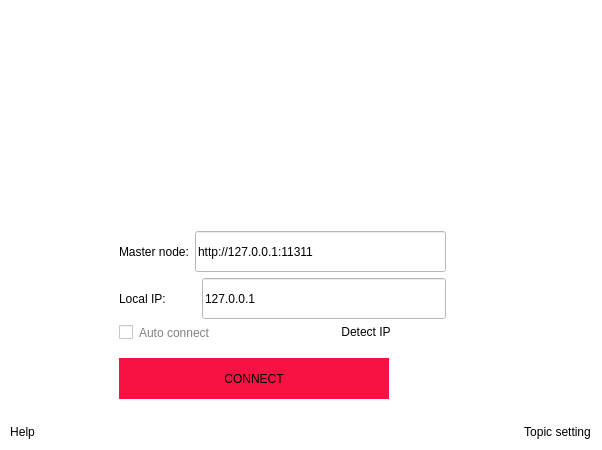
<?xml version="1.0" encoding="UTF-8"?>
<ui version="4.0">
 <class>LoginWidget</class>
 <widget class="QWidget" name="LoginWidget">
  <property name="geometry">
   <rect>
    <x>0</x>
    <y>0</y>
    <width>602</width>
    <height>450</height>
   </rect>
  </property>
  <property name="windowTitle">
   <string>login interface</string>
  </property>
  <property name="windowIcon">
   <iconset>
    <normaloff>:/resource/ico/QQ.png</normaloff>:/resource/ico/QQ.png</iconset>
  </property>
  <property name="styleSheet">
   <string notr="true">background-color:rgb(255, 255, 255);
padding:0;
</string>
  </property>
  <widget class="QStackedWidget" name="stackedWidget">
   <property name="geometry">
    <rect>
     <x>0</x>
     <y>0</y>
     <width>602</width>
     <height>515</height>
    </rect>
   </property>
   <property name="currentIndex">
    <number>0</number>
   </property>
   <widget class="QWidget" name="page">
    <layout class="QVBoxLayout" name="verticalLayout_2">
     <property name="spacing">
      <number>0</number>
     </property>
     <property name="leftMargin">
      <number>0</number>
     </property>
     <property name="topMargin">
      <number>0</number>
     </property>
     <property name="rightMargin">
      <number>0</number>
     </property>
     <property name="bottomMargin">
      <number>0</number>
     </property>
     <item>
      <widget class="QWidget" name="widgetBody" native="true">
       <property name="minimumSize">
        <size>
         <width>600</width>
         <height>300</height>
        </size>
       </property>
       <property name="maximumSize">
        <size>
         <width>99999</width>
         <height>99999</height>
        </size>
       </property>
       <widget class="QLabel" name="labelWeclcom">
        <property name="geometry">
         <rect>
          <x>0</x>
          <y>471</y>
          <width>16</width>
          <height>17</height>
         </rect>
        </property>
        <property name="text">
         <string/>
        </property>
        <property name="alignment">
         <set>Qt::AlignCenter</set>
        </property>
       </widget>
       <widget class="QLabel" name="labelWinIcon">
        <property name="geometry">
         <rect>
          <x>0</x>
          <y>549</y>
          <width>30</width>
          <height>30</height>
         </rect>
        </property>
        <property name="minimumSize">
         <size>
          <width>30</width>
          <height>30</height>
         </size>
        </property>
        <property name="maximumSize">
         <size>
          <width>30</width>
          <height>30</height>
         </size>
        </property>
        <property name="text">
         <string/>
        </property>
        <property name="pixmap">
         <pixmap>:/resource/images/QQ.png</pixmap>
        </property>
       </widget>
       <widget class="QLabel" name="labelWinTitle">
        <property name="geometry">
         <rect>
          <x>0</x>
          <y>520</y>
          <width>400</width>
          <height>29</height>
         </rect>
        </property>
        <property name="minimumSize">
         <size>
          <width>400</width>
          <height>29</height>
         </size>
        </property>
        <property name="maximumSize">
         <size>
          <width>400</width>
          <height>29</height>
         </size>
        </property>
        <property name="styleSheet">
         <string notr="true">color: #FFFFFF;</string>
        </property>
        <property name="text">
         <string/>
        </property>
       </widget>
       <widget class="QLabel" name="label_2">
        <property name="geometry">
         <rect>
          <x>0</x>
          <y>422</y>
          <width>16</width>
          <height>17</height>
         </rect>
        </property>
        <property name="text">
         <string/>
        </property>
       </widget>
       <widget class="QLabel" name="label_video">
        <property name="geometry">
         <rect>
          <x>0</x>
          <y>0</y>
          <width>600</width>
          <height>200</height>
         </rect>
        </property>
        <property name="minimumSize">
         <size>
          <width>600</width>
          <height>200</height>
         </size>
        </property>
        <property name="maximumSize">
         <size>
          <width>600</width>
          <height>200</height>
         </size>
        </property>
        <property name="palette">
         <palette>
          <active>
           <colorrole role="Button">
            <brush brushstyle="SolidPattern">
             <color alpha="255">
              <red>255</red>
              <green>255</green>
              <blue>255</blue>
             </color>
            </brush>
           </colorrole>
           <colorrole role="Window">
            <brush brushstyle="SolidPattern">
             <color alpha="255">
              <red>255</red>
              <green>255</green>
              <blue>255</blue>
             </color>
            </brush>
           </colorrole>
          </active>
          <inactive>
           <colorrole role="Button">
            <brush brushstyle="SolidPattern">
             <color alpha="255">
              <red>255</red>
              <green>255</green>
              <blue>255</blue>
             </color>
            </brush>
           </colorrole>
           <colorrole role="Window">
            <brush brushstyle="SolidPattern">
             <color alpha="255">
              <red>255</red>
              <green>255</green>
              <blue>255</blue>
             </color>
            </brush>
           </colorrole>
          </inactive>
          <disabled>
           <colorrole role="Button">
            <brush brushstyle="SolidPattern">
             <color alpha="255">
              <red>255</red>
              <green>255</green>
              <blue>255</blue>
             </color>
            </brush>
           </colorrole>
           <colorrole role="Window">
            <brush brushstyle="SolidPattern">
             <color alpha="255">
              <red>255</red>
              <green>255</green>
              <blue>255</blue>
             </color>
            </brush>
           </colorrole>
          </disabled>
         </palette>
        </property>
        <property name="text">
         <string/>
        </property>
       </widget>
       <widget class="QWidget" name="layoutWidget">
        <property name="geometry">
         <rect>
          <x>110</x>
          <y>210</y>
          <width>689</width>
          <height>212</height>
         </rect>
        </property>
        <layout class="QHBoxLayout" name="horizontalLayout_23">
         <property name="spacing">
          <number>0</number>
         </property>
         <item>
          <widget class="QWidget" name="widgetInput" native="true">
           <layout class="QVBoxLayout" name="verticalLayout_4">
            <item>
             <layout class="QVBoxLayout" name="verticalLayout_3">
              <item>
               <layout class="QVBoxLayout" name="verticalLayout">
                <item>
                 <layout class="QHBoxLayout" name="horizontalLayout_21">
                  <item>
                   <widget class="QLabel" name="label_6">
                    <property name="styleSheet">
                     <string notr="true">border:0px;

color:GRAY；</string>
                    </property>
                    <property name="text">
                     <string>Master node:</string>
                    </property>
                   </widget>
                  </item>
                  <item>
                   <widget class="QLineEdit" name="lineEditMasterIp">
                    <property name="minimumSize">
                     <size>
                      <width>0</width>
                      <height>41</height>
                     </size>
                    </property>
                    <property name="maximumSize">
                     <size>
                      <width>16777215</width>
                      <height>41</height>
                     </size>
                    </property>
                    <property name="text">
                     <string>http://127.0.0.1:11311</string>
                    </property>
                    <property name="placeholderText">
                     <string>master node address</string>
                    </property>
                   </widget>
                  </item>
                 </layout>
                </item>
                <item>
                 <layout class="QHBoxLayout" name="horizontalLayout_22">
                  <item>
                   <widget class="QLabel" name="label_7">
                    <property name="styleSheet">
                     <string notr="true">border:0px;

color:GRAY；</string>
                    </property>
                    <property name="text">
                     <string>Local IP:</string>
                    </property>
                   </widget>
                  </item>
                  <item>
                   <spacer name="horizontalSpacer_3">
                    <property name="orientation">
                     <enum>Qt::Horizontal</enum>
                    </property>
                    <property name="sizeType">
                     <enum>QSizePolicy::Preferred</enum>
                    </property>
                    <property name="sizeHint" stdset="0">
                     <size>
                      <width>30</width>
                      <height>20</height>
                     </size>
                    </property>
                   </spacer>
                  </item>
                  <item>
                   <widget class="QLineEdit" name="lineEditRosIp">
                    <property name="minimumSize">
                     <size>
                      <width>0</width>
                      <height>41</height>
                     </size>
                    </property>
                    <property name="maximumSize">
                     <size>
                      <width>16777215</width>
                      <height>41</height>
                     </size>
                    </property>
                    <property name="text">
                     <string>127.0.0.1</string>
                    </property>
                    <property name="echoMode">
                     <enum>QLineEdit::Normal</enum>
                    </property>
                    <property name="placeholderText">
                     <string>local address</string>
                    </property>
                   </widget>
                  </item>
                 </layout>
                </item>
                <item>
                 <layout class="QHBoxLayout" name="horizontalLayout">
                  <item>
                   <widget class="QCheckBox" name="checkBoxAutoLogin">
                    <property name="cursor">
                     <cursorShape>PointingHandCursor</cursorShape>
                    </property>
                    <property name="styleSheet">
                     <string notr="true">color:GRAY;</string>
                    </property>
                    <property name="text">
                     <string>Auto connect</string>
                    </property>
                    <property name="checked">
                     <bool>false</bool>
                    </property>
                   </widget>
                  </item>
                  <item>
                   <widget class="QPushButton" name="pushButton_auto">
                    <property name="cursor">
                     <cursorShape>PointingHandCursor</cursorShape>
                    </property>
                    <property name="styleSheet">
                     <string notr="true">border:0px;
color:GRAY；</string>
                    </property>
                    <property name="text">
                     <string>Detect IP</string>
                    </property>
                   </widget>
                  </item>
                 </layout>
                </item>
               </layout>
              </item>
             </layout>
            </item>
            <item>
             <widget class="QPushButton" name="btnLogin">
              <property name="minimumSize">
               <size>
                <width>270</width>
                <height>41</height>
               </size>
              </property>
              <property name="maximumSize">
               <size>
                <width>270</width>
                <height>41</height>
               </size>
              </property>
              <property name="cursor">
               <cursorShape>PointingHandCursor</cursorShape>
              </property>
              <property name="focusPolicy">
               <enum>Qt::NoFocus</enum>
              </property>
              <property name="toolTip">
               <string>connect</string>
              </property>
              <property name="styleSheet">
               <string notr="true">border:0px;
background-color:#F81243;
color:WHITE；
</string>
              </property>
              <property name="text">
               <string>CONNECT</string>
              </property>
             </widget>
            </item>
           </layout>
          </widget>
         </item>
         <item>
          <spacer name="horizontalSpacer_4">
           <property name="orientation">
            <enum>Qt::Horizontal</enum>
           </property>
           <property name="sizeHint" stdset="0">
            <size>
             <width>40</width>
             <height>20</height>
            </size>
           </property>
          </spacer>
         </item>
        </layout>
       </widget>
       <widget class="QWidget" name="layoutWidget">
        <property name="geometry">
         <rect>
          <x>10</x>
          <y>420</y>
          <width>581</width>
          <height>25</height>
         </rect>
        </property>
        <layout class="QHBoxLayout" name="horizontalLayout_20">
         <property name="spacing">
          <number>0</number>
         </property>
         <item>
          <widget class="QPushButton" name="pushButton_hellp">
           <property name="cursor">
            <cursorShape>PointingHandCursor</cursorShape>
           </property>
           <property name="styleSheet">
            <string notr="true">border:0px;
color:GRAY；</string>
           </property>
           <property name="text">
            <string>Help</string>
           </property>
          </widget>
         </item>
         <item>
          <spacer name="horizontalSpacer_2">
           <property name="orientation">
            <enum>Qt::Horizontal</enum>
           </property>
           <property name="sizeHint" stdset="0">
            <size>
             <width>40</width>
             <height>20</height>
            </size>
           </property>
          </spacer>
         </item>
         <item>
          <widget class="QPushButton" name="pushButton_setting">
           <property name="cursor">
            <cursorShape>PointingHandCursor</cursorShape>
           </property>
           <property name="styleSheet">
            <string notr="true">border:0px;
color:GRAY；</string>
           </property>
           <property name="text">
            <string>Topic setting</string>
           </property>
          </widget>
         </item>
        </layout>
       </widget>
       <widget class="QPushButton" name="btnWinMin">
        <property name="geometry">
         <rect>
          <x>541</x>
          <y>11</y>
          <width>20</width>
          <height>16</height>
         </rect>
        </property>
        <property name="cursor">
         <cursorShape>PointingHandCursor</cursorShape>
        </property>
        <property name="focusPolicy">
         <enum>Qt::NoFocus</enum>
        </property>
        <property name="styleSheet">
         <string notr="true">border:none;
background-color:none</string>
        </property>
        <property name="text">
         <string/>
        </property>
        <property name="icon">
         <iconset>
          <normaloff>:/resource/common/ic_min.png</normaloff>:/resource/common/ic_min.png</iconset>
        </property>
       </widget>
       <widget class="QPushButton" name="btnWinClose">
        <property name="geometry">
         <rect>
          <x>567</x>
          <y>11</y>
          <width>20</width>
          <height>16</height>
         </rect>
        </property>
        <property name="minimumSize">
         <size>
          <width>0</width>
          <height>0</height>
         </size>
        </property>
        <property name="cursor">
         <cursorShape>PointingHandCursor</cursorShape>
        </property>
        <property name="focusPolicy">
         <enum>Qt::NoFocus</enum>
        </property>
        <property name="styleSheet">
         <string notr="true">border:none;
background-color:none</string>
        </property>
        <property name="text">
         <string/>
        </property>
        <property name="icon">
         <iconset>
          <normaloff>:/resource/common/ic_close_white.png</normaloff>:/resource/common/ic_close_white.png</iconset>
        </property>
       </widget>
      </widget>
     </item>
    </layout>
   </widget>
   <widget class="QWidget" name="page_2">
    <property name="styleSheet">
     <string notr="true"/>
    </property>
    <layout class="QVBoxLayout" name="verticalLayout_9">
     <property name="spacing">
      <number>0</number>
     </property>
     <property name="leftMargin">
      <number>1</number>
     </property>
     <property name="topMargin">
      <number>1</number>
     </property>
     <property name="rightMargin">
      <number>1</number>
     </property>
     <property name="bottomMargin">
      <number>1</number>
     </property>
     <item>
      <widget class="QWidget" name="widgetBody_2" native="true">
       <widget class="QWidget" name="widgetWinTitle_2" native="true">
        <property name="geometry">
         <rect>
          <x>9</x>
          <y>474</y>
          <width>582</width>
          <height>30</height>
         </rect>
        </property>
        <property name="minimumSize">
         <size>
          <width>0</width>
          <height>30</height>
         </size>
        </property>
        <property name="maximumSize">
         <size>
          <width>16777215</width>
          <height>30</height>
         </size>
        </property>
       </widget>
       <widget class="QWidget" name="layoutWidget">
        <property name="geometry">
         <rect>
          <x>9</x>
          <y>9</y>
          <width>581</width>
          <height>431</height>
         </rect>
        </property>
        <layout class="QVBoxLayout" name="verticalLayout_15">
         <item>
          <layout class="QHBoxLayout" name="horizontalLayout_24">
           <item>
            <spacer name="horizontalSpacer_5">
             <property name="orientation">
              <enum>Qt::Horizontal</enum>
             </property>
             <property name="sizeHint" stdset="0">
              <size>
               <width>40</width>
               <height>20</height>
              </size>
             </property>
            </spacer>
           </item>
           <item>
            <widget class="QPushButton" name="btnWinMin_2">
             <property name="cursor">
              <cursorShape>PointingHandCursor</cursorShape>
             </property>
             <property name="focusPolicy">
              <enum>Qt::NoFocus</enum>
             </property>
             <property name="styleSheet">
              <string notr="true">border:none;
background-color:none</string>
             </property>
             <property name="text">
              <string/>
             </property>
             <property name="icon">
              <iconset>
               <normaloff>:/resource/common/ic_min.png</normaloff>:/resource/common/ic_min.png</iconset>
             </property>
            </widget>
           </item>
           <item>
            <widget class="QPushButton" name="btnWinClose_2">
             <property name="minimumSize">
              <size>
               <width>0</width>
               <height>0</height>
              </size>
             </property>
             <property name="cursor">
              <cursorShape>PointingHandCursor</cursorShape>
             </property>
             <property name="focusPolicy">
              <enum>Qt::NoFocus</enum>
             </property>
             <property name="styleSheet">
              <string notr="true">border:none;
background-color:none</string>
             </property>
             <property name="text">
              <string/>
             </property>
             <property name="icon">
              <iconset>
               <normaloff>:/resource/common/ic_close_white.png</normaloff>:/resource/common/ic_close_white.png</iconset>
             </property>
            </widget>
           </item>
          </layout>
         </item>
         <item>
          <widget class="QToolBox" name="toolBox">
           <property name="currentIndex">
            <number>4</number>
           </property>
           <widget class="QWidget" name="page_3">
            <property name="geometry">
             <rect>
              <x>0</x>
              <y>0</y>
              <width>414</width>
              <height>225</height>
             </rect>
            </property>
            <attribute name="label">
             <string>Topic settings</string>
            </attribute>
            <layout class="QVBoxLayout" name="verticalLayout_17">
             <item>
              <layout class="QVBoxLayout" name="verticalLayout_6">
               <item>
                <layout class="QHBoxLayout" name="horizontalLayout_31">
                 <item>
                  <widget class="QLabel" name="label_14">
                   <property name="text">
                    <string>Speed Control Topics:</string>
                   </property>
                  </widget>
                 </item>
                 <item>
                  <widget class="QLineEdit" name="lineEdit_speed_topic">
                   <property name="text">
                    <string>cmd_vel</string>
                   </property>
                  </widget>
                 </item>
                </layout>
               </item>
               <item>
                <layout class="QHBoxLayout" name="horizontalLayout_30">
                 <item>
                  <widget class="QLabel" name="label_11">
                   <property name="text">
                    <string>Navigation target point topic:</string>
                   </property>
                  </widget>
                 </item>
                 <item>
                  <widget class="QLineEdit" name="lineEdit_goal_topic">
                   <property name="text">
                    <string>move_base_simple/goal</string>
                   </property>
                  </widget>
                 </item>
                </layout>
               </item>
               <item>
                <layout class="QHBoxLayout" name="horizontalLayout_29">
                 <item>
                  <widget class="QLabel" name="label_10">
                   <property name="text">
                    <string>Navigation start point topic:</string>
                   </property>
                  </widget>
                 </item>
                 <item>
                  <widget class="QLineEdit" name="lineEdit_start_postopic">
                   <property name="text">
                    <string>initialpose</string>
                   </property>
                  </widget>
                 </item>
                </layout>
               </item>
               <item>
                <layout class="QHBoxLayout" name="horizontalLayout_18">
                 <item>
                  <widget class="QLabel" name="label_8">
                   <property name="text">
                    <string>yaw angle threshold for turn signal on:</string>
                   </property>
                  </widget>
                 </item>
                 <item>
                  <widget class="QLineEdit" name="lineEdit_turnLightThre">
                   <property name="text">
                    <string/>
                   </property>
                  </widget>
                 </item>
                </layout>
               </item>
               <item>
                <layout class="QHBoxLayout" name="horizontalLayout_5">
                 <item>
                  <widget class="QLabel" name="label_15">
                   <property name="text">
                    <string>Odometer Topics:</string>
                   </property>
                  </widget>
                 </item>
                 <item>
                  <widget class="QLineEdit" name="lineEdit_odm">
                   <property name="text">
                    <string>raw_odom</string>
                   </property>
                  </widget>
                 </item>
                </layout>
               </item>
               <item>
                <layout class="QHBoxLayout" name="horizontalLayout_6">
                 <item>
                  <widget class="QLabel" name="label_16">
                   <property name="text">
                    <string>Battery power topic:</string>
                   </property>
                  </widget>
                 </item>
                 <item>
                  <widget class="QLineEdit" name="lineEdit_power">
                   <property name="text">
                    <string>battery_state</string>
                   </property>
                  </widget>
                 </item>
                 <item>
                  <widget class="QLabel" name="label_22">
                   <property name="text">
                    <string>sensor_msgs/BatteryState</string>
                   </property>
                  </widget>
                 </item>
                </layout>
               </item>
               <item>
                <layout class="QHBoxLayout" name="horizontalLayout_11"/>
               </item>
               <item>
                <layout class="QHBoxLayout" name="horizontalLayout_7">
                 <item>
                  <widget class="QLabel" name="label_3">
                   <property name="text">
                    <string>Robot coordinate topic:</string>
                   </property>
                  </widget>
                 </item>
                 <item>
                  <widget class="QLineEdit" name="lineEdit">
                   <property name="text">
                    <string>amcl_pose</string>
                   </property>
                  </widget>
                 </item>
                </layout>
               </item>
              </layout>
             </item>
            </layout>
           </widget>
           <widget class="QWidget" name="page_7">
            <property name="geometry">
             <rect>
              <x>0</x>
              <y>0</y>
              <width>270</width>
              <height>101</height>
             </rect>
            </property>
            <attribute name="label">
             <string>Coordinate system settings</string>
            </attribute>
            <layout class="QVBoxLayout" name="verticalLayout_19">
             <item>
              <layout class="QVBoxLayout" name="verticalLayout_18">
               <item>
                <layout class="QHBoxLayout" name="horizontalLayout_33">
                 <item>
                  <widget class="QLabel" name="label_17">
                   <property name="text">
                    <string>Lidar Frame:</string>
                   </property>
                  </widget>
                 </item>
                 <item>
                  <widget class="QLineEdit" name="lineEdit_laserFrame"/>
                 </item>
                </layout>
               </item>
               <item>
                <layout class="QHBoxLayout" name="horizontalLayout_34">
                 <item>
                  <widget class="QLabel" name="label_18">
                   <property name="text">
                    <string>Map Frame:</string>
                   </property>
                  </widget>
                 </item>
                 <item>
                  <widget class="QLineEdit" name="lineEdit_mapFrame"/>
                 </item>
                </layout>
               </item>
               <item>
                <layout class="QHBoxLayout" name="horizontalLayout_35">
                 <item>
                  <widget class="QLabel" name="label_19">
                   <property name="text">
                    <string>Chassis coordinates Frame:</string>
                   </property>
                  </widget>
                 </item>
                 <item>
                  <widget class="QLineEdit" name="lineEdit_baseFrame"/>
                 </item>
                </layout>
               </item>
              </layout>
             </item>
            </layout>
           </widget>
           <widget class="QWidget" name="page_6">
            <property name="geometry">
             <rect>
              <x>0</x>
              <y>0</y>
              <width>88</width>
              <height>88</height>
             </rect>
            </property>
            <attribute name="label">
             <string>Layer settings</string>
            </attribute>
            <layout class="QVBoxLayout" name="verticalLayout_5">
             <item>
              <widget class="QTreeWidget" name="treeWidget">
               <column>
                <property name="text">
                 <string notr="true">1</string>
                </property>
               </column>
              </widget>
             </item>
            </layout>
           </widget>
           <widget class="QWidget" name="page_4">
            <property name="geometry">
             <rect>
              <x>0</x>
              <y>0</y>
              <width>406</width>
              <height>312</height>
             </rect>
            </property>
            <attribute name="label">
             <string>Video</string>
            </attribute>
            <layout class="QVBoxLayout" name="verticalLayout_10">
             <item>
              <layout class="QVBoxLayout" name="verticalLayout_8">
               <item>
                <layout class="QHBoxLayout" name="horizontalLayout_4">
                 <item>
                  <widget class="QLabel" name="label_23">
                   <property name="maximumSize">
                    <size>
                     <width>61</width>
                     <height>17</height>
                    </size>
                   </property>
                   <property name="text">
                    <string>Video0:</string>
                   </property>
                  </widget>
                 </item>
                 <item>
                  <widget class="QLabel" name="label_4">
                   <property name="text">
                    <string/>
                   </property>
                  </widget>
                 </item>
                 <item>
                  <layout class="QVBoxLayout" name="verticalLayout_7">
                   <item>
                    <widget class="QLabel" name="label_5">
                     <property name="maximumSize">
                      <size>
                       <width>16777215</width>
                       <height>17</height>
                      </size>
                     </property>
                     <property name="text">
                      <string>video0 needs to be a compressed image topic</string>
                     </property>
                    </widget>
                   </item>
                   <item>
                    <layout class="QHBoxLayout" name="horizontalLayout_2">
                     <item>
                      <widget class="QLabel" name="label_24">
                       <property name="maximumSize">
                        <size>
                         <width>61</width>
                         <height>17</height>
                        </size>
                       </property>
                       <property name="text">
                        <string>Name:</string>
                       </property>
                      </widget>
                     </item>
                     <item>
                      <widget class="QLineEdit" name="video0_name_set">
                       <property name="text">
                        <string>compressed1</string>
                       </property>
                      </widget>
                     </item>
                    </layout>
                   </item>
                   <item>
                    <layout class="QHBoxLayout" name="horizontalLayout_3">
                     <item>
                      <widget class="QLabel" name="label_25">
                       <property name="maximumSize">
                        <size>
                         <width>61</width>
                         <height>17</height>
                        </size>
                       </property>
                       <property name="text">
                        <string>Topic:</string>
                       </property>
                      </widget>
                     </item>
                     <item>
                      <widget class="QLineEdit" name="video0_topic_set">
                       <property name="text">
                        <string>image_raw/compressed</string>
                       </property>
                      </widget>
                     </item>
                    </layout>
                   </item>
                  </layout>
                 </item>
                </layout>
               </item>
               <item>
                <widget class="QFrame" name="frame">
                 <property name="frameShape">
                  <enum>QFrame::HLine</enum>
                 </property>
                 <property name="frameShadow">
                  <enum>QFrame::Raised</enum>
                 </property>
                </widget>
               </item>
               <item>
                <layout class="QHBoxLayout" name="horizontalLayout_8">
                 <item>
                  <widget class="QLabel" name="label_26">
                   <property name="maximumSize">
                    <size>
                     <width>61</width>
                     <height>17</height>
                    </size>
                   </property>
                   <property name="text">
                    <string>Video1:</string>
                   </property>
                  </widget>
                 </item>
                 <item>
                  <layout class="QVBoxLayout" name="verticalLayout_11">
                   <item>
                    <layout class="QHBoxLayout" name="horizontalLayout_9">
                     <item>
                      <widget class="QLabel" name="label_27">
                       <property name="maximumSize">
                        <size>
                         <width>61</width>
                         <height>17</height>
                        </size>
                       </property>
                       <property name="text">
                        <string>Name:</string>
                       </property>
                      </widget>
                     </item>
                     <item>
                      <widget class="QLineEdit" name="video0_name_set_2">
                       <property name="text">
                        <string/>
                       </property>
                      </widget>
                     </item>
                    </layout>
                   </item>
                   <item>
                    <layout class="QHBoxLayout" name="horizontalLayout_10">
                     <item>
                      <widget class="QLabel" name="label_28">
                       <property name="maximumSize">
                        <size>
                         <width>61</width>
                         <height>17</height>
                        </size>
                       </property>
                       <property name="text">
                        <string>Topic:</string>
                       </property>
                      </widget>
                     </item>
                     <item>
                      <widget class="QLineEdit" name="video0_topic_set_2"/>
                     </item>
                    </layout>
                   </item>
                  </layout>
                 </item>
                </layout>
               </item>
               <item>
                <widget class="QFrame" name="frame_2">
                 <property name="frameShape">
                  <enum>QFrame::HLine</enum>
                 </property>
                 <property name="frameShadow">
                  <enum>QFrame::Raised</enum>
                 </property>
                </widget>
               </item>
               <item>
                <layout class="QHBoxLayout" name="horizontalLayout_12">
                 <item>
                  <widget class="QLabel" name="label_29">
                   <property name="maximumSize">
                    <size>
                     <width>61</width>
                     <height>17</height>
                    </size>
                   </property>
                   <property name="text">
                    <string>Video2:</string>
                   </property>
                  </widget>
                 </item>
                 <item>
                  <layout class="QVBoxLayout" name="verticalLayout_12">
                   <item>
                    <layout class="QHBoxLayout" name="horizontalLayout_13">
                     <item>
                      <widget class="QLabel" name="label_30">
                       <property name="maximumSize">
                        <size>
                         <width>61</width>
                         <height>17</height>
                        </size>
                       </property>
                       <property name="text">
                        <string>Name:</string>
                       </property>
                      </widget>
                     </item>
                     <item>
                      <widget class="QLineEdit" name="video0_name_set_3"/>
                     </item>
                    </layout>
                   </item>
                   <item>
                    <layout class="QHBoxLayout" name="horizontalLayout_14">
                     <item>
                      <widget class="QLabel" name="label_31">
                       <property name="maximumSize">
                        <size>
                         <width>61</width>
                         <height>17</height>
                        </size>
                       </property>
                       <property name="text">
                        <string>Topic:</string>
                       </property>
                      </widget>
                     </item>
                     <item>
                      <widget class="QLineEdit" name="video0_topic_set_3"/>
                     </item>
                    </layout>
                   </item>
                  </layout>
                 </item>
                </layout>
               </item>
               <item>
                <widget class="QFrame" name="frame_3">
                 <property name="frameShape">
                  <enum>QFrame::HLine</enum>
                 </property>
                 <property name="frameShadow">
                  <enum>QFrame::Raised</enum>
                 </property>
                </widget>
               </item>
               <item>
                <layout class="QHBoxLayout" name="horizontalLayout_15">
                 <item>
                  <widget class="QLabel" name="label_32">
                   <property name="maximumSize">
                    <size>
                     <width>61</width>
                     <height>17</height>
                    </size>
                   </property>
                   <property name="text">
                    <string>Video3:</string>
                   </property>
                  </widget>
                 </item>
                 <item>
                  <layout class="QVBoxLayout" name="verticalLayout_13">
                   <item>
                    <layout class="QHBoxLayout" name="horizontalLayout_16">
                     <item>
                      <widget class="QLabel" name="label_33">
                       <property name="maximumSize">
                        <size>
                         <width>61</width>
                         <height>17</height>
                        </size>
                       </property>
                       <property name="text">
                        <string>Name:</string>
                       </property>
                      </widget>
                     </item>
                     <item>
                      <widget class="QLineEdit" name="video0_name_set_4"/>
                     </item>
                    </layout>
                   </item>
                   <item>
                    <layout class="QHBoxLayout" name="horizontalLayout_17">
                     <item>
                      <widget class="QLabel" name="label_34">
                       <property name="maximumSize">
                        <size>
                         <width>61</width>
                         <height>17</height>
                        </size>
                       </property>
                       <property name="text">
                        <string>Topic:</string>
                       </property>
                      </widget>
                     </item>
                     <item>
                      <widget class="QLineEdit" name="video0_topic_set_4"/>
                     </item>
                    </layout>
                   </item>
                  </layout>
                 </item>
                </layout>
               </item>
              </layout>
             </item>
            </layout>
           </widget>
           <widget class="QWidget" name="page_5">
            <property name="geometry">
             <rect>
              <x>0</x>
              <y>0</y>
              <width>579</width>
              <height>218</height>
             </rect>
            </property>
            <attribute name="label">
             <string>General settings</string>
            </attribute>
            <layout class="QVBoxLayout" name="verticalLayout_16">
             <item>
              <layout class="QHBoxLayout" name="horizontalLayout_27">
               <item>
                <widget class="QLabel" name="label_9">
                 <property name="maximumSize">
                  <size>
                   <width>16777215</width>
                   <height>40</height>
                  </size>
                 </property>
                 <property name="text">
                  <string>Display Mode:</string>
                 </property>
                </widget>
               </item>
               <item>
                <widget class="QGroupBox" name="groupBox">
                 <property name="maximumSize">
                  <size>
                   <width>16777215</width>
                   <height>60</height>
                  </size>
                 </property>
                 <property name="styleSheet">
                  <string notr="true">border:none</string>
                 </property>
                 <property name="title">
                  <string/>
                 </property>
                 <layout class="QVBoxLayout" name="verticalLayout_14">
                  <property name="spacing">
                   <number>0</number>
                  </property>
                  <property name="leftMargin">
                   <number>0</number>
                  </property>
                  <property name="topMargin">
                   <number>0</number>
                  </property>
                  <property name="rightMargin">
                   <number>0</number>
                  </property>
                  <property name="bottomMargin">
                   <number>0</number>
                  </property>
                  <item>
                   <layout class="QHBoxLayout" name="horizontalLayout_26">
                    <item>
                     <widget class="QRadioButton" name="radioButton_robot">
                      <property name="text">
                       <string>Robot side</string>
                      </property>
                     </widget>
                    </item>
                    <item>
                     <widget class="QRadioButton" name="radioButton_control">
                      <property name="text">
                       <string>Control terminal</string>
                      </property>
                     </widget>
                    </item>
                   </layout>
                  </item>
                 </layout>
                </widget>
               </item>
              </layout>
             </item>
             <item>
              <layout class="QHBoxLayout" name="horizontalLayout_32">
               <item>
                <widget class="QLabel" name="label_12">
                 <property name="text">
                  <string>Topic subscription thread count:</string>
                 </property>
                </widget>
               </item>
               <item>
                <widget class="QSpinBox" name="spinBox_thread_num"/>
               </item>
               <item>
                <widget class="QLabel" name="label_13">
                 <property name="text">
                  <string>FrameRate:</string>
                 </property>
                </widget>
               </item>
               <item>
                <widget class="QSpinBox" name="spinBox_frameRate"/>
               </item>
              </layout>
             </item>
             <item>
              <widget class="QLabel" name="label_msg">
               <property name="maximumSize">
                <size>
                 <width>16777215</width>
                 <height>30</height>
                </size>
               </property>
               <property name="text">
                <string/>
               </property>
              </widget>
             </item>
            </layout>
           </widget>
          </widget>
         </item>
         <item>
          <layout class="QHBoxLayout" name="horizontalLayout_19">
           <item>
            <widget class="QPushButton" name="pushButton_save">
             <property name="cursor">
              <cursorShape>PointingHandCursor</cursorShape>
             </property>
             <property name="styleSheet">
              <string notr="true">border:0px;
color:GRAY；</string>
             </property>
             <property name="text">
              <string>Keep</string>
             </property>
            </widget>
           </item>
           <item>
            <spacer name="horizontalSpacer">
             <property name="orientation">
              <enum>Qt::Horizontal</enum>
             </property>
             <property name="sizeHint" stdset="0">
              <size>
               <width>40</width>
               <height>20</height>
              </size>
             </property>
            </spacer>
           </item>
           <item>
            <widget class="QPushButton" name="pushButton_return">
             <property name="cursor">
              <cursorShape>PointingHandCursor</cursorShape>
             </property>
             <property name="styleSheet">
              <string notr="true">border:0px;
color:GRAY；</string>
             </property>
             <property name="text">
              <string>Back to Login</string>
             </property>
            </widget>
           </item>
          </layout>
         </item>
        </layout>
       </widget>
      </widget>
     </item>
    </layout>
   </widget>
  </widget>
  <widget class="QWidget" name="layoutWidget">
   <property name="geometry">
    <rect>
     <x>0</x>
     <y>0</y>
     <width>2</width>
     <height>2</height>
    </rect>
   </property>
   <layout class="QHBoxLayout" name="horizontalLayout_25"/>
  </widget>
 </widget>
 <resources/>
 <connections/>
</ui>
